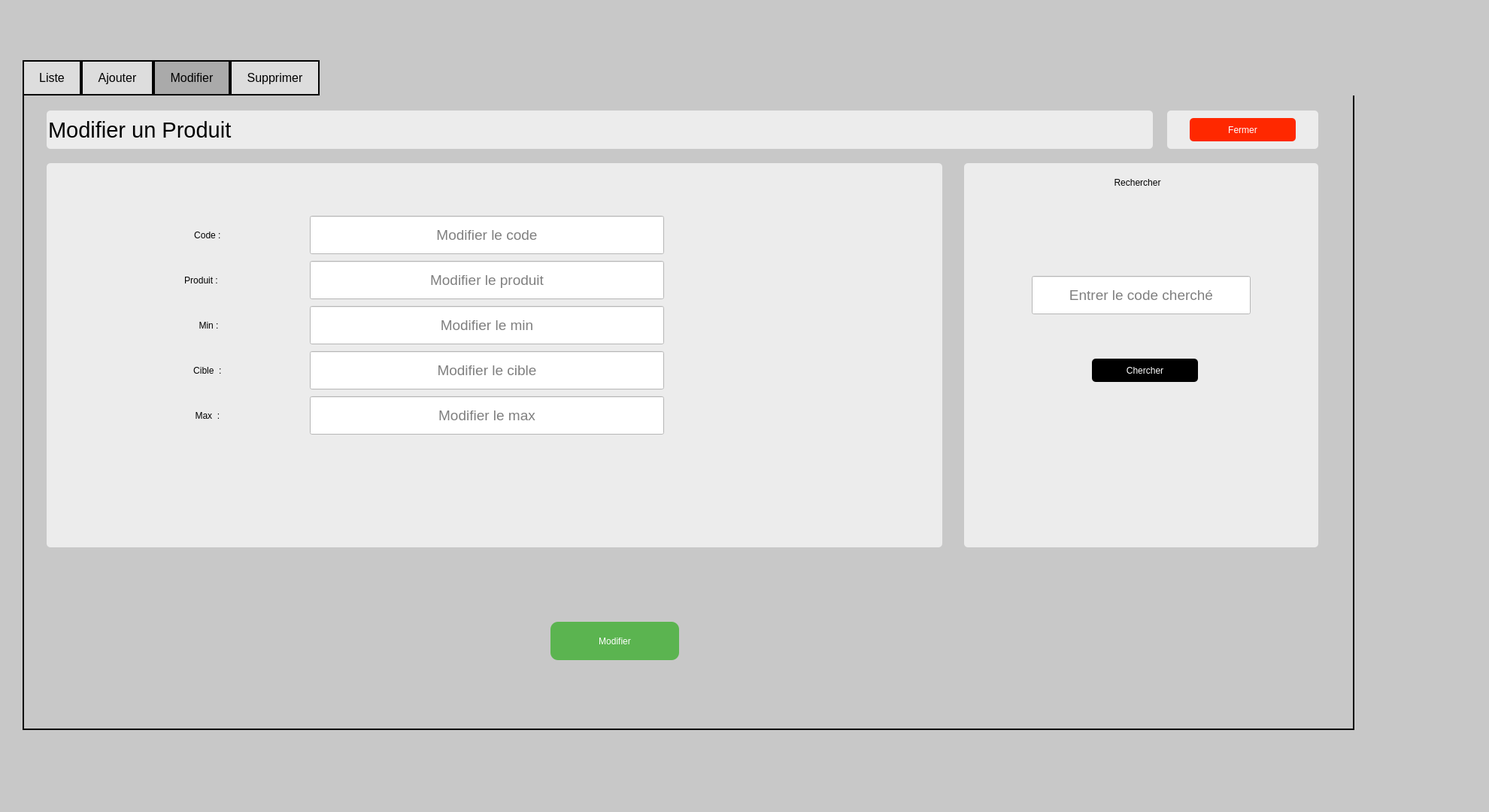
<?xml version="1.0" encoding="UTF-8"?>
<ui version="4.0">
 <class>MainWindow</class>
 <widget class="QMainWindow" name="MainWindow">
  <property name="geometry">
   <rect>
    <x>0</x>
    <y>0</y>
    <width>1980</width>
    <height>1080</height>
   </rect>
  </property>
  <property name="windowTitle">
   <string>Dialog</string>
  </property>
  <property name="styleSheet">
   <string notr="true">background-color: rgb(38, 41, 255);</string>
  </property>
  <widget class="QWidget" name="widget">
   <property name="font">
    <font>
     <family>Microsoft JhengHei UI</family>
     <pointsize>22</pointsize>
    </font>
   </property>
   <property name="styleSheet">
    <string notr="true">
background-color: rgb(200,200, 200);</string>
   </property>
   <widget class="QTabWidget" name="tabWidget">
    <property name="geometry">
     <rect>
      <x>30</x>
      <y>80</y>
      <width>1771</width>
      <height>891</height>
     </rect>
    </property>
    <property name="styleSheet">
     <string notr="true">/* Fond du QTabWidget */
QTabWidget {
    background: qlineargradient(spread:pad, x1:0, y1:0, x2:0, y2:1, stop:0 rgba(30, 144, 255, 255), stop:1 rgba(0, 70, 128, 255));
}

/* Style des onglets */
QTabBar::tab {
    background-color: #dddddd; /* Bleu primaire du thème de sport nautique */
    color: #000000; /* Texte blanc */
    border: 2px solid #000000; /* Bordure bleu foncé */
    padding: 12px 20px; /* Espacement interne - ajustez selon vos besoins */
    text-align: center; /* Centrer le texte */
}

/* Style des onglets lorsqu'ils sont survolés */
QTabBar::tab:hover {
    background-color: #ffffff; /* Bleu plus foncé au survol */
}

/* Style des onglets actifs */
QTabBar::tab:selected {
    background-color: #aaaaaa; /* Fond blanc pour l'onglet actif */
    color: #000000; /* Texte bleu primaire pour l'onglet actif */
    border-bottom: 2px solid #000000; /* Bordure bleu primaire en bas de l'onglet actif */
}

/* Style du contenu des onglets */
QTabWidget::pane {
    border: 2px solid #000000; /* Bordure bleu foncé pour le contenu des onglets */
    border-top: 0; /* Supprimer la bordure supérieure */
}

/* Style des boutons de fermeture des onglets */
QTabBar::close-button {
    image: url(close.png); /* Remplacez par le chemin de votre icône de fermeture */
    subcontrol-position: right; /* Position à droite du texte de l'onglet */
}

QTabBar::close-button:hover {
    image: url(close-hover.png); /* Icône de fermeture au survol */
}

/* Ajustement de la police */
QTabBar {
    font-size: 16px; /* Taille de la police pour les onglets */
    qproperty-drawBase: 0; /* Désactiver le dessin de la base (fond) de l'onglet */
}

</string>
    </property>
    <property name="currentIndex">
     <number>2</number>
    </property>
    <widget class="QWidget" name="tab">
     <attribute name="title">
      <string>Liste</string>
     </attribute>
     <widget class="QLineEdit" name="lineEdit_3">
      <property name="geometry">
       <rect>
        <x>30</x>
        <y>90</y>
        <width>1121</width>
        <height>51</height>
       </rect>
      </property>
      <property name="styleSheet">
       <string notr="true">font: 22pt &quot;Cascadia Code&quot;;
border-radius: 5px;
background-color:#ececec;</string>
      </property>
      <property name="readOnly">
       <bool>true</bool>
      </property>
     </widget>
     <widget class="QLineEdit" name="lineEdit_4">
      <property name="geometry">
       <rect>
        <x>1180</x>
        <y>90</y>
        <width>541</width>
        <height>51</height>
       </rect>
      </property>
      <property name="styleSheet">
       <string notr="true">font: 22pt &quot;Cascadia Code&quot;;
border-radius: 5px;
background-color:#ececec;</string>
      </property>
      <property name="readOnly">
       <bool>true</bool>
      </property>
     </widget>
     <widget class="QLineEdit" name="lineEdit">
      <property name="geometry">
       <rect>
        <x>30</x>
        <y>20</y>
        <width>1471</width>
        <height>51</height>
       </rect>
      </property>
      <property name="font">
       <font>
        <family>Nirmala UI</family>
        <pointsize>22</pointsize>
        <weight>9</weight>
        <italic>false</italic>
        <bold>false</bold>
       </font>
      </property>
      <property name="styleSheet">
       <string notr="true">font: 75 22pt &quot;Nirmala UI&quot;;
border-radius: 5px;
background-color:#ececec;
color: rgb(0, 0, 0);</string>
      </property>
      <property name="text">
       <string>Liste des Produits</string>
      </property>
      <property name="readOnly">
       <bool>true</bool>
      </property>
     </widget>
     <widget class="QPushButton" name="nouveauButton">
      <property name="geometry">
       <rect>
        <x>1190</x>
        <y>100</y>
        <width>161</width>
        <height>31</height>
       </rect>
      </property>
      <property name="styleSheet">
       <string notr="true">
color: rgb(255, 255, 255);
border-radius: 5px;
background-color: #5bb450;
font: 75 12pt &quot;Nirmala UI&quot;;</string>
      </property>
      <property name="text">
       <string>Nouveau</string>
      </property>
     </widget>
     <widget class="QLineEdit" name="lineEdit_2">
      <property name="geometry">
       <rect>
        <x>1520</x>
        <y>20</y>
        <width>201</width>
        <height>51</height>
       </rect>
      </property>
      <property name="styleSheet">
       <string notr="true">font: 22pt &quot;Cascadia Code&quot;;
border-radius: 5px;
background-color:#ececec;</string>
      </property>
      <property name="readOnly">
       <bool>true</bool>
      </property>
     </widget>
     <widget class="QPushButton" name="supprimerButton">
      <property name="geometry">
       <rect>
        <x>1550</x>
        <y>100</y>
        <width>161</width>
        <height>31</height>
       </rect>
      </property>
      <property name="styleSheet">
       <string notr="true">font: 75 12pt &quot;Nirmala UI&quot;;
color: rgb(255, 255, 255);
border-radius: 5px;
background-color: #ff2800</string>
      </property>
      <property name="text">
       <string>Supprimer</string>
      </property>
     </widget>
     <widget class="QPushButton" name="fermerButton">
      <property name="geometry">
       <rect>
        <x>1550</x>
        <y>30</y>
        <width>141</width>
        <height>31</height>
       </rect>
      </property>
      <property name="styleSheet">
       <string notr="true">font: 75 12pt &quot;Nirmala UI&quot;;
color: rgb(255, 255, 255);
border-radius: 5px;
background-color: #ff2800</string>
      </property>
      <property name="text">
       <string>Fermer</string>
      </property>
     </widget>
     <widget class="QPushButton" name="modifierButton">
      <property name="geometry">
       <rect>
        <x>1370</x>
        <y>100</y>
        <width>161</width>
        <height>31</height>
       </rect>
      </property>
      <property name="styleSheet">
       <string notr="true">font: 75 12pt &quot;Nirmala UI&quot;;
color: rgb(255, 255, 255);
border-radius: 5px;
background-color: #0075ff</string>
      </property>
      <property name="text">
       <string>Modifier</string>
      </property>
     </widget>
     <widget class="QLineEdit" name="live_search_bar">
      <property name="geometry">
       <rect>
        <x>40</x>
        <y>99</y>
        <width>1091</width>
        <height>31</height>
       </rect>
      </property>
      <property name="styleSheet">
       <string notr="true">background-color: rgb(255, 255, 255);
font: 11pt &quot;Cascadia Code&quot;;
border-radius: 5px;
color: rgb(0, 0, 0);</string>
      </property>
      <property name="placeholderText">
       <string>Rechercher par Code...</string>
      </property>
     </widget>
     <widget class="QTableView" name="productTableView">
      <property name="geometry">
       <rect>
        <x>30</x>
        <y>160</y>
        <width>1691</width>
        <height>671</height>
       </rect>
      </property>
      <property name="font">
       <font>
        <pointsize>13</pointsize>
       </font>
      </property>
      <property name="styleSheet">
       <string notr="true">/* style.css */

/* Table View */
QTableView {
    border: 1px solid #2c3e50; /* Border around the table view */
    selection-background-color: #3498db; /* Background color of selected rows */
    color: #000000; /* Text color of selected rows */

}

/* Table Header */
QHeaderView::section {
    background-color: #2c3e50; /* Header background color */
    color: white; /* Header text color */
    padding: 4px; /* Padding around header text */
    border: 1px solid #34495e; /* Border around header */
    border-style: outset; /* Border style */
    border-radius: 3px; /* Border radius */
}

/* Table Rows */
QTableView QScrollBar:vertical {
    border: 1px solid #ccc; /* Vertical scrollbar border */
    background: #f0f0f0; /* Vertical scrollbar background color */
}

QTableView QScrollBar::handle:vertical {
    background: #95a5a6; /* Vertical scrollbar handle background color */
}

QTableView QScrollBar::add-line:vertical,
QTableView QScrollBar::sub-line:vertical {
    background: #ecf0f1; /* Vertical scrollbar line background color */
    subcontrol-position: top; /* Position of the lines */
    subcontrol-origin: margin; /* Origin of the lines */
}
</string>
      </property>
     </widget>
    </widget>
    <widget class="QWidget" name="tab_2">
     <attribute name="title">
      <string>Ajouter</string>
     </attribute>
     <widget class="QLineEdit" name="cibleInput">
      <property name="geometry">
       <rect>
        <x>550</x>
        <y>360</y>
        <width>471</width>
        <height>51</height>
       </rect>
      </property>
      <property name="font">
       <font>
        <pointsize>14</pointsize>
       </font>
      </property>
      <property name="styleSheet">
       <string notr="true">background-color: rgb(255, 255, 255);
color: rgb(0, 0, 0);</string>
      </property>
      <property name="alignment">
       <set>Qt::AlignCenter</set>
      </property>
      <property name="placeholderText">
       <string>Entrez le cible</string>
      </property>
     </widget>
     <widget class="QLineEdit" name="produitInput">
      <property name="geometry">
       <rect>
        <x>550</x>
        <y>240</y>
        <width>471</width>
        <height>51</height>
       </rect>
      </property>
      <property name="font">
       <font>
        <pointsize>14</pointsize>
       </font>
      </property>
      <property name="styleSheet">
       <string notr="true">background-color: rgb(255, 255, 255);
color: rgb(0, 0, 0);</string>
      </property>
      <property name="alignment">
       <set>Qt::AlignCenter</set>
      </property>
      <property name="placeholderText">
       <string>Entrez le produit</string>
      </property>
     </widget>
     <widget class="QLineEdit" name="minInput">
      <property name="geometry">
       <rect>
        <x>550</x>
        <y>300</y>
        <width>471</width>
        <height>51</height>
       </rect>
      </property>
      <property name="font">
       <font>
        <pointsize>14</pointsize>
       </font>
      </property>
      <property name="styleSheet">
       <string notr="true">background-color: rgb(255, 255, 255);
color: rgb(0, 0, 0);</string>
      </property>
      <property name="alignment">
       <set>Qt::AlignCenter</set>
      </property>
      <property name="placeholderText">
       <string>Entrez le min</string>
      </property>
     </widget>
     <widget class="QLabel" name="label_6">
      <property name="geometry">
       <rect>
        <x>320</x>
        <y>370</y>
        <width>191</width>
        <height>31</height>
       </rect>
      </property>
      <property name="styleSheet">
       <string notr="true">color: rgb(0, 0, 0);
font: 14pt &quot;MS Shell Dlg 2&quot;;
background-color:#ececec;</string>
      </property>
      <property name="text">
       <string>Cible  : </string>
      </property>
      <property name="alignment">
       <set>Qt::AlignCenter</set>
      </property>
     </widget>
     <widget class="QLineEdit" name="codeInput">
      <property name="geometry">
       <rect>
        <x>550</x>
        <y>180</y>
        <width>471</width>
        <height>51</height>
       </rect>
      </property>
      <property name="font">
       <font>
        <pointsize>14</pointsize>
       </font>
      </property>
      <property name="styleSheet">
       <string notr="true">background-color: rgb(255, 255, 255);
color: rgb(0, 0, 0);</string>
      </property>
      <property name="alignment">
       <set>Qt::AlignCenter</set>
      </property>
      <property name="placeholderText">
       <string>Entrez le code</string>
      </property>
     </widget>
     <widget class="QLabel" name="label_2">
      <property name="geometry">
       <rect>
        <x>340</x>
        <y>250</y>
        <width>131</width>
        <height>31</height>
       </rect>
      </property>
      <property name="styleSheet">
       <string notr="true">color: rgb(0, 0, 0);
font: 14pt &quot;MS Shell Dlg 2&quot;;
background-color:#ececec;</string>
      </property>
      <property name="text">
       <string>Produit :</string>
      </property>
      <property name="alignment">
       <set>Qt::AlignCenter</set>
      </property>
     </widget>
     <widget class="QLabel" name="label_4">
      <property name="geometry">
       <rect>
        <x>350</x>
        <y>310</y>
        <width>131</width>
        <height>31</height>
       </rect>
      </property>
      <property name="styleSheet">
       <string notr="true">color: rgb(0, 0, 0);
font: 14pt &quot;MS Shell Dlg 2&quot;;
background-color:#ececec;</string>
      </property>
      <property name="text">
       <string>Min :</string>
      </property>
      <property name="alignment">
       <set>Qt::AlignCenter</set>
      </property>
     </widget>
     <widget class="QLabel" name="label">
      <property name="geometry">
       <rect>
        <x>340</x>
        <y>190</y>
        <width>131</width>
        <height>31</height>
       </rect>
      </property>
      <property name="styleSheet">
       <string notr="true">
font: 14pt &quot;MS Shell Dlg 2&quot;;
background-color:#ececec;
color: rgb(0, 0, 0);</string>
      </property>
      <property name="text">
       <string>Code : </string>
      </property>
      <property name="alignment">
       <set>Qt::AlignCenter</set>
      </property>
     </widget>
     <widget class="QPushButton" name="addProductButton">
      <property name="geometry">
       <rect>
        <x>700</x>
        <y>700</y>
        <width>171</width>
        <height>51</height>
       </rect>
      </property>
      <property name="styleSheet">
       <string notr="true">/* Style de base pour le QPushButton */

QPushButton {
    background-color: #5bb450;
font: 75 15pt &quot;Nirmala UI&quot;; /* Bleu légèrement plus foncé que l'arrière-plan global */
    color: #ffffff; /* Texte blanc */
    border: 5px; /* Bordure bleue */
    border-radius: 10px; /* Coins arrondis */
    padding: 5px 10px; /* Espacement interne */

}

/* Style du QPushButton lorsqu'il est survolé */
QPushButton:hover {
    background-color: #1b6488; /* Bleu plus foncé au survol */
}

/* Style du QPushButton lorsqu'il est pressé (clic) */
QPushButton:pressed {
    background-color: #1a5c7a; /* Bleu encore plus foncé au clic */
}

/* Style du QPushButton lorsqu'il est en focus (tabulation) */
QPushButton:focus {
    outline: none; /* Supprimer le contour par défaut */
    border: 2px solid #1a5c7a; /* Bordure plus foncée lorsqu'en focus */
}

/* Style du QPushButton lorsqu'il est désactivé */
QPushButton:disabled {
    background-color: #b0b0b0; /* Fond gris clair pour les boutons désactivés */
    color: #707070; /* Couleur du texte grise pour les boutons désactivés */
    border: 2px solid #b0b0b0; /* Bordure grise pour les boutons désactivés */
}

/* Style général pour les widgets lorsqu'ils sont désactivés */
QWidget:disabled {
    background-color: #f0f0f0; /* Fond gris clair pour les widgets désactivés */
    color: #a0a0a0; /* Couleur du texte grise pour les widgets désactivés */
}
</string>
      </property>
      <property name="text">
       <string>Ajouter </string>
      </property>
     </widget>
     <widget class="QLabel" name="label_7">
      <property name="geometry">
       <rect>
        <x>320</x>
        <y>430</y>
        <width>191</width>
        <height>31</height>
       </rect>
      </property>
      <property name="styleSheet">
       <string notr="true">color: rgb(0, 0, 0);
font: 14pt &quot;MS Shell Dlg 2&quot;;
background-color:#ececec;</string>
      </property>
      <property name="text">
       <string>Max  : </string>
      </property>
      <property name="alignment">
       <set>Qt::AlignCenter</set>
      </property>
     </widget>
     <widget class="QLineEdit" name="maxInput">
      <property name="geometry">
       <rect>
        <x>550</x>
        <y>420</y>
        <width>471</width>
        <height>51</height>
       </rect>
      </property>
      <property name="font">
       <font>
        <pointsize>14</pointsize>
       </font>
      </property>
      <property name="styleSheet">
       <string notr="true">background-color: rgb(255, 255, 255);
color: rgb(0, 0, 0);</string>
      </property>
      <property name="alignment">
       <set>Qt::AlignCenter</set>
      </property>
      <property name="placeholderText">
       <string>Entrez le max</string>
      </property>
     </widget>
     <widget class="QLineEdit" name="lineEdit_5">
      <property name="geometry">
       <rect>
        <x>30</x>
        <y>90</y>
        <width>1471</width>
        <height>561</height>
       </rect>
      </property>
      <property name="styleSheet">
       <string notr="true">font: 22pt &quot;Cascadia Code&quot;;
border-radius: 5px;
background-color:#ececec;</string>
      </property>
      <property name="readOnly">
       <bool>true</bool>
      </property>
     </widget>
     <widget class="QLineEdit" name="lineEdit_7">
      <property name="geometry">
       <rect>
        <x>30</x>
        <y>20</y>
        <width>1471</width>
        <height>51</height>
       </rect>
      </property>
      <property name="font">
       <font>
        <family>Nirmala UI</family>
        <pointsize>22</pointsize>
        <weight>9</weight>
        <italic>false</italic>
        <bold>false</bold>
       </font>
      </property>
      <property name="styleSheet">
       <string notr="true">font: 75 22pt &quot;Nirmala UI&quot;;
border-radius: 5px;
background-color:#ececec;
color: rgb(0, 0, 0);</string>
      </property>
      <property name="text">
       <string>Ajouter un Produit</string>
      </property>
      <property name="readOnly">
       <bool>true</bool>
      </property>
     </widget>
     <widget class="QPushButton" name="fermerButton_2">
      <property name="geometry">
       <rect>
        <x>1550</x>
        <y>30</y>
        <width>141</width>
        <height>31</height>
       </rect>
      </property>
      <property name="styleSheet">
       <string notr="true">font: 75 12pt &quot;Nirmala UI&quot;;
color: rgb(255, 255, 255);
border-radius: 5px;
background-color: #ff2800</string>
      </property>
      <property name="text">
       <string>Fermer</string>
      </property>
     </widget>
     <widget class="QLineEdit" name="lineEdit_8">
      <property name="geometry">
       <rect>
        <x>1520</x>
        <y>20</y>
        <width>201</width>
        <height>51</height>
       </rect>
      </property>
      <property name="styleSheet">
       <string notr="true">font: 22pt &quot;Cascadia Code&quot;;
border-radius: 5px;
background-color:#ececec;</string>
      </property>
      <property name="readOnly">
       <bool>true</bool>
      </property>
     </widget>
     <zorder>lineEdit_5</zorder>
     <zorder>cibleInput</zorder>
     <zorder>produitInput</zorder>
     <zorder>minInput</zorder>
     <zorder>label_6</zorder>
     <zorder>codeInput</zorder>
     <zorder>label_2</zorder>
     <zorder>label_4</zorder>
     <zorder>label</zorder>
     <zorder>addProductButton</zorder>
     <zorder>label_7</zorder>
     <zorder>maxInput</zorder>
     <zorder>lineEdit_7</zorder>
     <zorder>lineEdit_8</zorder>
     <zorder>fermerButton_2</zorder>
    </widget>
    <widget class="QWidget" name="tab_3">
     <attribute name="title">
      <string>Modifier</string>
     </attribute>
     <widget class="QLineEdit" name="modifyMinInput">
      <property name="geometry">
       <rect>
        <x>380</x>
        <y>280</y>
        <width>471</width>
        <height>51</height>
       </rect>
      </property>
      <property name="font">
       <font>
        <pointsize>14</pointsize>
       </font>
      </property>
      <property name="styleSheet">
       <string notr="true">color: rgb(0, 0, 0);
background-color: rgb(255, 255, 255);</string>
      </property>
      <property name="alignment">
       <set>Qt::AlignCenter</set>
      </property>
      <property name="placeholderText">
       <string>Modifier le min</string>
      </property>
     </widget>
     <widget class="QLabel" name="label_8">
      <property name="geometry">
       <rect>
        <x>150</x>
        <y>350</y>
        <width>191</width>
        <height>31</height>
       </rect>
      </property>
      <property name="styleSheet">
       <string notr="true">color: rgb(0, 0, 0);
font: 14pt &quot;MS Shell Dlg 2&quot;;
background-color:#ececec;</string>
      </property>
      <property name="text">
       <string>Cible  : </string>
      </property>
      <property name="alignment">
       <set>Qt::AlignCenter</set>
      </property>
     </widget>
     <widget class="QPushButton" name="saveModificationsButton">
      <property name="geometry">
       <rect>
        <x>700</x>
        <y>700</y>
        <width>171</width>
        <height>51</height>
       </rect>
      </property>
      <property name="styleSheet">
       <string notr="true">/* Style de base pour le QPushButton */

QPushButton {
    background-color: #5bb450;
font: 75 15pt &quot;Nirmala UI&quot;; /* Bleu légèrement plus foncé que l'arrière-plan global */
    color: #ffffff; /* Texte blanc */
    border: 5px; /* Bordure bleue */
    border-radius: 10px; /* Coins arrondis */
    padding: 5px 10px; /* Espacement interne */

}

/* Style du QPushButton lorsqu'il est survolé */
QPushButton:hover {
    background-color: #1b6488; /* Bleu plus foncé au survol */
}

/* Style du QPushButton lorsqu'il est pressé (clic) */
QPushButton:pressed {
    background-color: #1a5c7a; /* Bleu encore plus foncé au clic */
}

/* Style du QPushButton lorsqu'il est en focus (tabulation) */
QPushButton:focus {
    outline: none; /* Supprimer le contour par défaut */
    border: 2px solid #1a5c7a; /* Bordure plus foncée lorsqu'en focus */
}

/* Style du QPushButton lorsqu'il est désactivé */
QPushButton:disabled {
    background-color: #b0b0b0; /* Fond gris clair pour les boutons désactivés */
    color: #707070; /* Couleur du texte grise pour les boutons désactivés */
    border: 2px solid #b0b0b0; /* Bordure grise pour les boutons désactivés */
}

/* Style général pour les widgets lorsqu'ils sont désactivés */
QWidget:disabled {
    background-color: #f0f0f0; /* Fond gris clair pour les widgets désactivés */
    color: #a0a0a0; /* Couleur du texte grise pour les widgets désactivés */
}
</string>
      </property>
      <property name="text">
       <string>Modifier</string>
      </property>
     </widget>
     <widget class="QLineEdit" name="modifyProduitInput">
      <property name="geometry">
       <rect>
        <x>380</x>
        <y>220</y>
        <width>471</width>
        <height>51</height>
       </rect>
      </property>
      <property name="font">
       <font>
        <pointsize>14</pointsize>
       </font>
      </property>
      <property name="styleSheet">
       <string notr="true">color: rgb(0, 0, 0);
background-color: rgb(255, 255, 255);</string>
      </property>
      <property name="alignment">
       <set>Qt::AlignCenter</set>
      </property>
      <property name="placeholderText">
       <string>Modifier le produit</string>
      </property>
     </widget>
     <widget class="QLabel" name="label_9">
      <property name="geometry">
       <rect>
        <x>150</x>
        <y>410</y>
        <width>191</width>
        <height>31</height>
       </rect>
      </property>
      <property name="styleSheet">
       <string notr="true">color: rgb(0, 0, 0);
font: 14pt &quot;MS Shell Dlg 2&quot;;
background-color:#ececec;</string>
      </property>
      <property name="text">
       <string>Max  : </string>
      </property>
      <property name="alignment">
       <set>Qt::AlignCenter</set>
      </property>
     </widget>
     <widget class="QLabel" name="label_3">
      <property name="geometry">
       <rect>
        <x>180</x>
        <y>170</y>
        <width>131</width>
        <height>31</height>
       </rect>
      </property>
      <property name="styleSheet">
       <string notr="true">color: rgb(0, 0, 0);
font: 14pt &quot;MS Shell Dlg 2&quot;;
background-color:#ececec;</string>
      </property>
      <property name="text">
       <string>Code : </string>
      </property>
      <property name="alignment">
       <set>Qt::AlignCenter</set>
      </property>
     </widget>
     <widget class="QLineEdit" name="modifyCibleInput">
      <property name="geometry">
       <rect>
        <x>380</x>
        <y>340</y>
        <width>471</width>
        <height>51</height>
       </rect>
      </property>
      <property name="font">
       <font>
        <pointsize>14</pointsize>
       </font>
      </property>
      <property name="styleSheet">
       <string notr="true">color: rgb(0, 0, 0);
background-color: rgb(255, 255, 255);</string>
      </property>
      <property name="alignment">
       <set>Qt::AlignCenter</set>
      </property>
      <property name="placeholderText">
       <string>Modifier le cible</string>
      </property>
     </widget>
     <widget class="QLineEdit" name="modifyCodeInput">
      <property name="geometry">
       <rect>
        <x>380</x>
        <y>160</y>
        <width>471</width>
        <height>51</height>
       </rect>
      </property>
      <property name="font">
       <font>
        <pointsize>14</pointsize>
       </font>
      </property>
      <property name="styleSheet">
       <string notr="true">background-color: rgb(255, 255, 255);
color: rgb(0, 0, 0);
</string>
      </property>
      <property name="alignment">
       <set>Qt::AlignCenter</set>
      </property>
      <property name="placeholderText">
       <string>Modifier le code</string>
      </property>
     </widget>
     <widget class="QLabel" name="label_5">
      <property name="geometry">
       <rect>
        <x>170</x>
        <y>230</y>
        <width>131</width>
        <height>31</height>
       </rect>
      </property>
      <property name="styleSheet">
       <string notr="true">color: rgb(0, 0, 0);
font: 14pt &quot;MS Shell Dlg 2&quot;;
background-color:#ececec;</string>
      </property>
      <property name="text">
       <string>Produit :</string>
      </property>
      <property name="alignment">
       <set>Qt::AlignCenter</set>
      </property>
     </widget>
     <widget class="QLabel" name="label_10">
      <property name="geometry">
       <rect>
        <x>180</x>
        <y>290</y>
        <width>131</width>
        <height>31</height>
       </rect>
      </property>
      <property name="styleSheet">
       <string notr="true">color: rgb(0, 0, 0);
font: 14pt &quot;MS Shell Dlg 2&quot;;
background-color:#ececec;</string>
      </property>
      <property name="text">
       <string>Min :</string>
      </property>
      <property name="alignment">
       <set>Qt::AlignCenter</set>
      </property>
     </widget>
     <widget class="QLineEdit" name="modifyMaxInput">
      <property name="geometry">
       <rect>
        <x>380</x>
        <y>400</y>
        <width>471</width>
        <height>51</height>
       </rect>
      </property>
      <property name="font">
       <font>
        <pointsize>14</pointsize>
       </font>
      </property>
      <property name="styleSheet">
       <string notr="true">color: rgb(0, 0, 0);
background-color: rgb(255, 255, 255);</string>
      </property>
      <property name="alignment">
       <set>Qt::AlignCenter</set>
      </property>
      <property name="placeholderText">
       <string>Modifier le max</string>
      </property>
     </widget>
     <widget class="QLineEdit" name="lineEdit_17">
      <property name="geometry">
       <rect>
        <x>30</x>
        <y>20</y>
        <width>1471</width>
        <height>51</height>
       </rect>
      </property>
      <property name="font">
       <font>
        <family>Nirmala UI</family>
        <pointsize>22</pointsize>
        <weight>9</weight>
        <italic>false</italic>
        <bold>false</bold>
       </font>
      </property>
      <property name="styleSheet">
       <string notr="true">font: 75 22pt &quot;Nirmala UI&quot;;
border-radius: 5px;
background-color:#ececec;
color: rgb(0, 0, 0);</string>
      </property>
      <property name="text">
       <string>Modifier un Produit</string>
      </property>
      <property name="readOnly">
       <bool>true</bool>
      </property>
     </widget>
     <widget class="QLineEdit" name="lineEdit_18">
      <property name="geometry">
       <rect>
        <x>30</x>
        <y>90</y>
        <width>1191</width>
        <height>511</height>
       </rect>
      </property>
      <property name="styleSheet">
       <string notr="true">font: 22pt &quot;Cascadia Code&quot;;
border-radius: 5px;
background-color:#ececec;</string>
      </property>
      <property name="readOnly">
       <bool>true</bool>
      </property>
     </widget>
     <widget class="QLineEdit" name="lineEdit_19">
      <property name="geometry">
       <rect>
        <x>1250</x>
        <y>90</y>
        <width>471</width>
        <height>511</height>
       </rect>
      </property>
      <property name="styleSheet">
       <string notr="true">font: 22pt &quot;Cascadia Code&quot;;
border-radius: 5px;
background-color:#ececec;</string>
      </property>
      <property name="readOnly">
       <bool>true</bool>
      </property>
     </widget>
     <widget class="QLineEdit" name="lineEdit_23">
      <property name="geometry">
       <rect>
        <x>1520</x>
        <y>20</y>
        <width>201</width>
        <height>51</height>
       </rect>
      </property>
      <property name="styleSheet">
       <string notr="true">font: 22pt &quot;Cascadia Code&quot;;
border-radius: 5px;
background-color:#ececec;</string>
      </property>
      <property name="readOnly">
       <bool>true</bool>
      </property>
     </widget>
     <widget class="QPushButton" name="fermerButton_3">
      <property name="geometry">
       <rect>
        <x>1550</x>
        <y>30</y>
        <width>141</width>
        <height>31</height>
       </rect>
      </property>
      <property name="styleSheet">
       <string notr="true">font: 75 12pt &quot;Nirmala UI&quot;;
color: rgb(255, 255, 255);
border-radius: 5px;
background-color: #ff2800</string>
      </property>
      <property name="text">
       <string>Fermer</string>
      </property>
     </widget>
     <widget class="QLabel" name="label_26">
      <property name="geometry">
       <rect>
        <x>1410</x>
        <y>100</y>
        <width>141</width>
        <height>31</height>
       </rect>
      </property>
      <property name="styleSheet">
       <string notr="true">color: rgb(0, 0, 0);
font: 16pt &quot;MS Shell Dlg 2&quot;;
background-color:#ececec;</string>
      </property>
      <property name="text">
       <string>Rechercher</string>
      </property>
      <property name="alignment">
       <set>Qt::AlignCenter</set>
      </property>
     </widget>
     <widget class="QLineEdit" name="searchCodeInput">
      <property name="geometry">
       <rect>
        <x>1340</x>
        <y>240</y>
        <width>291</width>
        <height>51</height>
       </rect>
      </property>
      <property name="font">
       <font>
        <pointsize>14</pointsize>
       </font>
      </property>
      <property name="styleSheet">
       <string notr="true">background-color: rgb(255, 255, 255);
color: rgb(0, 0, 0);</string>
      </property>
      <property name="alignment">
       <set>Qt::AlignCenter</set>
      </property>
      <property name="placeholderText">
       <string>Entrer le code cherché</string>
      </property>
     </widget>
     <widget class="QPushButton" name="searchButton">
      <property name="geometry">
       <rect>
        <x>1420</x>
        <y>350</y>
        <width>141</width>
        <height>31</height>
       </rect>
      </property>
      <property name="styleSheet">
       <string notr="true">font: 75 12pt &quot;Nirmala UI&quot;;
color: rgb(255, 255, 255);
border-radius: 5px;
background-color: #000000;</string>
      </property>
      <property name="text">
       <string>Chercher</string>
      </property>
     </widget>
     <zorder>lineEdit_18</zorder>
     <zorder>lineEdit_17</zorder>
     <zorder>modifyMinInput</zorder>
     <zorder>label_8</zorder>
     <zorder>saveModificationsButton</zorder>
     <zorder>modifyProduitInput</zorder>
     <zorder>label_9</zorder>
     <zorder>label_3</zorder>
     <zorder>modifyCibleInput</zorder>
     <zorder>modifyCodeInput</zorder>
     <zorder>label_5</zorder>
     <zorder>label_10</zorder>
     <zorder>modifyMaxInput</zorder>
     <zorder>lineEdit_19</zorder>
     <zorder>lineEdit_23</zorder>
     <zorder>fermerButton_3</zorder>
     <zorder>label_26</zorder>
     <zorder>searchCodeInput</zorder>
     <zorder>searchButton</zorder>
    </widget>
    <widget class="QWidget" name="tab_4">
     <attribute name="title">
      <string>Supprimer</string>
     </attribute>
     <widget class="QLabel" name="label_21">
      <property name="geometry">
       <rect>
        <x>150</x>
        <y>350</y>
        <width>191</width>
        <height>31</height>
       </rect>
      </property>
      <property name="styleSheet">
       <string notr="true">color: rgb(0, 0, 0);
font: 14pt &quot;MS Shell Dlg 2&quot;;
background-color:#ececec;</string>
      </property>
      <property name="text">
       <string>Cible  : </string>
      </property>
      <property name="alignment">
       <set>Qt::AlignCenter</set>
      </property>
     </widget>
     <widget class="QLineEdit" name="deleteProduitInput">
      <property name="geometry">
       <rect>
        <x>380</x>
        <y>220</y>
        <width>471</width>
        <height>51</height>
       </rect>
      </property>
      <property name="font">
       <font>
        <pointsize>14</pointsize>
       </font>
      </property>
      <property name="styleSheet">
       <string notr="true">background-color: rgb(255, 255, 255);
color: rgb(0, 0, 0);</string>
      </property>
      <property name="alignment">
       <set>Qt::AlignCenter</set>
      </property>
      <property name="readOnly">
       <bool>true</bool>
      </property>
      <property name="placeholderText">
       <string>Supprimer le produit</string>
      </property>
     </widget>
     <widget class="QLineEdit" name="deleteCibleInput">
      <property name="geometry">
       <rect>
        <x>380</x>
        <y>340</y>
        <width>471</width>
        <height>51</height>
       </rect>
      </property>
      <property name="font">
       <font>
        <pointsize>14</pointsize>
       </font>
      </property>
      <property name="styleSheet">
       <string notr="true">background-color: rgb(255, 255, 255);
color: rgb(0, 0, 0);</string>
      </property>
      <property name="alignment">
       <set>Qt::AlignCenter</set>
      </property>
      <property name="readOnly">
       <bool>true</bool>
      </property>
      <property name="placeholderText">
       <string>Supprimer le cible</string>
      </property>
     </widget>
     <widget class="QLabel" name="label_22">
      <property name="geometry">
       <rect>
        <x>180</x>
        <y>170</y>
        <width>131</width>
        <height>31</height>
       </rect>
      </property>
      <property name="styleSheet">
       <string notr="true">color: rgb(0, 0, 0);
font: 14pt &quot;MS Shell Dlg 2&quot;;
background-color:#ececec;</string>
      </property>
      <property name="text">
       <string>Code : </string>
      </property>
      <property name="alignment">
       <set>Qt::AlignCenter</set>
      </property>
     </widget>
     <widget class="QLabel" name="label_23">
      <property name="geometry">
       <rect>
        <x>180</x>
        <y>290</y>
        <width>131</width>
        <height>31</height>
       </rect>
      </property>
      <property name="styleSheet">
       <string notr="true">color: rgb(0, 0, 0);
font: 14pt &quot;MS Shell Dlg 2&quot;;
background-color:#ececec;</string>
      </property>
      <property name="text">
       <string>Min :</string>
      </property>
      <property name="alignment">
       <set>Qt::AlignCenter</set>
      </property>
     </widget>
     <widget class="QLabel" name="label_24">
      <property name="geometry">
       <rect>
        <x>150</x>
        <y>410</y>
        <width>191</width>
        <height>31</height>
       </rect>
      </property>
      <property name="styleSheet">
       <string notr="true">color: rgb(0, 0, 0);
font: 14pt &quot;MS Shell Dlg 2&quot;;
background-color:#ececec;</string>
      </property>
      <property name="text">
       <string>Max  : </string>
      </property>
      <property name="alignment">
       <set>Qt::AlignCenter</set>
      </property>
     </widget>
     <widget class="QLineEdit" name="deleteMaxInput">
      <property name="geometry">
       <rect>
        <x>380</x>
        <y>400</y>
        <width>471</width>
        <height>51</height>
       </rect>
      </property>
      <property name="font">
       <font>
        <pointsize>14</pointsize>
       </font>
      </property>
      <property name="styleSheet">
       <string notr="true">background-color: rgb(255, 255, 255);
color: rgb(0, 0, 0);</string>
      </property>
      <property name="alignment">
       <set>Qt::AlignCenter</set>
      </property>
      <property name="readOnly">
       <bool>true</bool>
      </property>
      <property name="placeholderText">
       <string>Supprimer le max</string>
      </property>
     </widget>
     <widget class="QLabel" name="label_25">
      <property name="geometry">
       <rect>
        <x>170</x>
        <y>230</y>
        <width>131</width>
        <height>31</height>
       </rect>
      </property>
      <property name="styleSheet">
       <string notr="true">color: rgb(0, 0, 0);
font: 14pt &quot;MS Shell Dlg 2&quot;;
background-color:#ececec;</string>
      </property>
      <property name="text">
       <string>Produit :</string>
      </property>
      <property name="alignment">
       <set>Qt::AlignCenter</set>
      </property>
     </widget>
     <widget class="QLineEdit" name="deleteMinInput">
      <property name="geometry">
       <rect>
        <x>380</x>
        <y>280</y>
        <width>471</width>
        <height>51</height>
       </rect>
      </property>
      <property name="font">
       <font>
        <pointsize>14</pointsize>
       </font>
      </property>
      <property name="styleSheet">
       <string notr="true">background-color: rgb(255, 255, 255);
color: rgb(0, 0, 0);</string>
      </property>
      <property name="alignment">
       <set>Qt::AlignCenter</set>
      </property>
      <property name="readOnly">
       <bool>true</bool>
      </property>
      <property name="placeholderText">
       <string>Supprimer le min</string>
      </property>
     </widget>
     <widget class="QLineEdit" name="deleteCodeInput">
      <property name="geometry">
       <rect>
        <x>380</x>
        <y>160</y>
        <width>471</width>
        <height>51</height>
       </rect>
      </property>
      <property name="font">
       <font>
        <pointsize>14</pointsize>
       </font>
      </property>
      <property name="styleSheet">
       <string notr="true">background-color: rgb(255, 255, 255);
color: rgb(0, 0, 0);</string>
      </property>
      <property name="alignment">
       <set>Qt::AlignCenter</set>
      </property>
      <property name="readOnly">
       <bool>true</bool>
      </property>
      <property name="placeholderText">
       <string>Supprimer le code</string>
      </property>
     </widget>
     <widget class="QLineEdit" name="lineEdit_20">
      <property name="geometry">
       <rect>
        <x>30</x>
        <y>20</y>
        <width>1471</width>
        <height>51</height>
       </rect>
      </property>
      <property name="font">
       <font>
        <family>Nirmala UI</family>
        <pointsize>22</pointsize>
        <weight>9</weight>
        <italic>false</italic>
        <bold>false</bold>
       </font>
      </property>
      <property name="styleSheet">
       <string notr="true">font: 75 22pt &quot;Nirmala UI&quot;;
border-radius: 5px;
background-color:#ececec;
color: rgb(0, 0, 0);</string>
      </property>
      <property name="text">
       <string>Supprimer un Produit</string>
      </property>
      <property name="readOnly">
       <bool>true</bool>
      </property>
     </widget>
     <widget class="QLineEdit" name="lineEdit_21">
      <property name="geometry">
       <rect>
        <x>1250</x>
        <y>90</y>
        <width>471</width>
        <height>511</height>
       </rect>
      </property>
      <property name="styleSheet">
       <string notr="true">font: 22pt &quot;Cascadia Code&quot;;
border-radius: 5px;
background-color:#ececec;</string>
      </property>
      <property name="readOnly">
       <bool>true</bool>
      </property>
     </widget>
     <widget class="QLineEdit" name="lineEdit_22">
      <property name="geometry">
       <rect>
        <x>30</x>
        <y>90</y>
        <width>1191</width>
        <height>511</height>
       </rect>
      </property>
      <property name="styleSheet">
       <string notr="true">font: 22pt &quot;Cascadia Code&quot;;
border-radius: 5px;
background-color:#ececec;</string>
      </property>
      <property name="readOnly">
       <bool>true</bool>
      </property>
     </widget>
     <widget class="QLineEdit" name="lineEdit_24">
      <property name="geometry">
       <rect>
        <x>1520</x>
        <y>20</y>
        <width>201</width>
        <height>51</height>
       </rect>
      </property>
      <property name="styleSheet">
       <string notr="true">font: 22pt &quot;Cascadia Code&quot;;
border-radius: 5px;
background-color:#ececec;</string>
      </property>
      <property name="readOnly">
       <bool>true</bool>
      </property>
     </widget>
     <widget class="QPushButton" name="fermerButton_4">
      <property name="geometry">
       <rect>
        <x>1550</x>
        <y>30</y>
        <width>141</width>
        <height>31</height>
       </rect>
      </property>
      <property name="styleSheet">
       <string notr="true">font: 75 12pt &quot;Nirmala UI&quot;;
color: rgb(255, 255, 255);
border-radius: 5px;
background-color: #ff2800</string>
      </property>
      <property name="text">
       <string>Fermer</string>
      </property>
     </widget>
     <widget class="QLabel" name="label_27">
      <property name="geometry">
       <rect>
        <x>1410</x>
        <y>100</y>
        <width>141</width>
        <height>31</height>
       </rect>
      </property>
      <property name="styleSheet">
       <string notr="true">color: rgb(0, 0, 0);
font: 16pt &quot;MS Shell Dlg 2&quot;;
background-color:#ececec;</string>
      </property>
      <property name="text">
       <string>Rechercher</string>
      </property>
      <property name="alignment">
       <set>Qt::AlignCenter</set>
      </property>
     </widget>
     <widget class="QLineEdit" name="searchCodeInput_delete">
      <property name="geometry">
       <rect>
        <x>1340</x>
        <y>240</y>
        <width>291</width>
        <height>51</height>
       </rect>
      </property>
      <property name="font">
       <font>
        <pointsize>14</pointsize>
       </font>
      </property>
      <property name="styleSheet">
       <string notr="true">background-color: rgb(255, 255, 255);
color: rgb(0, 0, 0);</string>
      </property>
      <property name="alignment">
       <set>Qt::AlignCenter</set>
      </property>
      <property name="placeholderText">
       <string>Entrer le code cherché</string>
      </property>
     </widget>
     <widget class="QPushButton" name="deleteButton">
      <property name="geometry">
       <rect>
        <x>700</x>
        <y>700</y>
        <width>171</width>
        <height>51</height>
       </rect>
      </property>
      <property name="styleSheet">
       <string notr="true">/* Style de base pour le QPushButton */

QPushButton {
    background-color: #5bb450;
font: 75 15pt &quot;Nirmala UI&quot;; /* Bleu légèrement plus foncé que l'arrière-plan global */
    color: #ffffff; /* Texte blanc */
    border: 5px; /* Bordure bleue */
    border-radius: 10px; /* Coins arrondis */
    padding: 5px 10px; /* Espacement interne */

}

/* Style du QPushButton lorsqu'il est survolé */
QPushButton:hover {
    background-color: #1b6488; /* Bleu plus foncé au survol */
}

/* Style du QPushButton lorsqu'il est pressé (clic) */
QPushButton:pressed {
    background-color: #1a5c7a; /* Bleu encore plus foncé au clic */
}

/* Style du QPushButton lorsqu'il est en focus (tabulation) */
QPushButton:focus {
    outline: none; /* Supprimer le contour par défaut */
    border: 2px solid #1a5c7a; /* Bordure plus foncée lorsqu'en focus */
}

/* Style du QPushButton lorsqu'il est désactivé */
QPushButton:disabled {
    background-color: #b0b0b0; /* Fond gris clair pour les boutons désactivés */
    color: #707070; /* Couleur du texte grise pour les boutons désactivés */
    border: 2px solid #b0b0b0; /* Bordure grise pour les boutons désactivés */
}

/* Style général pour les widgets lorsqu'ils sont désactivés */
QWidget:disabled {
    background-color: #f0f0f0; /* Fond gris clair pour les widgets désactivés */
    color: #a0a0a0; /* Couleur du texte grise pour les widgets désactivés */
}
</string>
      </property>
      <property name="text">
       <string>Supprimer</string>
      </property>
     </widget>
     <widget class="QPushButton" name="searchButton_delete">
      <property name="geometry">
       <rect>
        <x>1420</x>
        <y>350</y>
        <width>141</width>
        <height>31</height>
       </rect>
      </property>
      <property name="styleSheet">
       <string notr="true">font: 75 12pt &quot;Nirmala UI&quot;;
color: rgb(255, 255, 255);
border-radius: 5px;
background-color: #000000;</string>
      </property>
      <property name="text">
       <string>Chercher</string>
      </property>
     </widget>
     <zorder>lineEdit_20</zorder>
     <zorder>lineEdit_22</zorder>
     <zorder>lineEdit_21</zorder>
     <zorder>label_21</zorder>
     <zorder>deleteProduitInput</zorder>
     <zorder>deleteCibleInput</zorder>
     <zorder>label_22</zorder>
     <zorder>label_23</zorder>
     <zorder>label_24</zorder>
     <zorder>deleteMaxInput</zorder>
     <zorder>label_25</zorder>
     <zorder>deleteMinInput</zorder>
     <zorder>deleteCodeInput</zorder>
     <zorder>lineEdit_24</zorder>
     <zorder>fermerButton_4</zorder>
     <zorder>label_27</zorder>
     <zorder>searchCodeInput_delete</zorder>
     <zorder>deleteButton</zorder>
     <zorder>searchButton_delete</zorder>
    </widget>
   </widget>
  </widget>
 </widget>
 <resources/>
 <connections/>
</ui>
